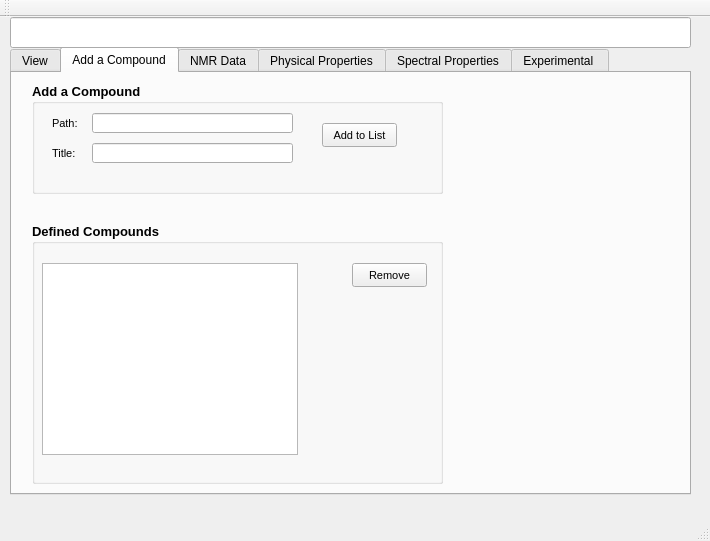
<?xml version="1.0" encoding="UTF-8"?>
<ui version="4.0">
 <class>MainWindow</class>
 <widget class="QMainWindow" name="MainWindow">
  <property name="geometry">
   <rect>
    <x>0</x>
    <y>0</y>
    <width>710</width>
    <height>541</height>
   </rect>
  </property>
  <property name="sizePolicy">
   <sizepolicy hsizetype="MinimumExpanding" vsizetype="MinimumExpanding">
    <horstretch>0</horstretch>
    <verstretch>0</verstretch>
   </sizepolicy>
  </property>
  <property name="minimumSize">
   <size>
    <width>710</width>
    <height>541</height>
   </size>
  </property>
  <property name="baseSize">
   <size>
    <width>710</width>
    <height>0</height>
   </size>
  </property>
  <property name="windowTitle">
   <string>ESP v2.0</string>
  </property>
  <widget class="QWidget" name="centralWidget">
   <widget class="QTabWidget" name="tabWidget">
    <property name="geometry">
     <rect>
      <x>10</x>
      <y>30</y>
      <width>681</width>
      <height>448</height>
     </rect>
    </property>
    <property name="sizePolicy">
     <sizepolicy hsizetype="Expanding" vsizetype="Expanding">
      <horstretch>0</horstretch>
      <verstretch>0</verstretch>
     </sizepolicy>
    </property>
    <property name="minimumSize">
     <size>
      <width>0</width>
      <height>0</height>
     </size>
    </property>
    <property name="maximumSize">
     <size>
      <width>1677200</width>
      <height>16777200</height>
     </size>
    </property>
    <property name="sizeIncrement">
     <size>
      <width>0</width>
      <height>0</height>
     </size>
    </property>
    <property name="baseSize">
     <size>
      <width>681</width>
      <height>448</height>
     </size>
    </property>
    <property name="focusPolicy">
     <enum>Qt::NoFocus</enum>
    </property>
    <property name="currentIndex">
     <number>1</number>
    </property>
    <property name="movable">
     <bool>true</bool>
    </property>
    <widget class="QWidget" name="tab">
     <attribute name="title">
      <string>View</string>
     </attribute>
     <widget class="QComboBox" name="comboBox">
      <property name="geometry">
       <rect>
        <x>20</x>
        <y>20</y>
        <width>351</width>
        <height>22</height>
       </rect>
      </property>
     </widget>
     <widget class="QGroupBox" name="groupBox_6">
      <property name="geometry">
       <rect>
        <x>399</x>
        <y>19</y>
        <width>181</width>
        <height>401</height>
       </rect>
      </property>
      <property name="font">
       <font>
        <pointsize>10</pointsize>
        <weight>75</weight>
        <bold>true</bold>
       </font>
      </property>
      <property name="title">
       <string>Checklist</string>
      </property>
     </widget>
     <widget class="QListView" name="listView">
      <property name="geometry">
       <rect>
        <x>415</x>
        <y>41</y>
        <width>151</width>
        <height>361</height>
       </rect>
      </property>
     </widget>
     <widget class="QGraphicsView" name="graphicsView">
      <property name="geometry">
       <rect>
        <x>15</x>
        <y>71</y>
        <width>361</width>
        <height>301</height>
       </rect>
      </property>
     </widget>
    </widget>
    <widget class="QWidget" name="tab_2">
     <attribute name="title">
      <string>Add a Compound</string>
     </attribute>
     <widget class="QGroupBox" name="groupBox_4">
      <property name="geometry">
       <rect>
        <x>20</x>
        <y>10</y>
        <width>411</width>
        <height>111</height>
       </rect>
      </property>
      <property name="font">
       <font>
        <pointsize>10</pointsize>
        <weight>75</weight>
        <bold>true</bold>
       </font>
      </property>
      <property name="title">
       <string>Add a Compound</string>
      </property>
      <widget class="QLabel" name="label_3">
       <property name="geometry">
        <rect>
         <x>20</x>
         <y>60</y>
         <width>31</width>
         <height>20</height>
        </rect>
       </property>
       <property name="font">
        <font>
         <pointsize>8</pointsize>
         <weight>50</weight>
         <bold>false</bold>
        </font>
       </property>
       <property name="text">
        <string>Title:</string>
       </property>
      </widget>
      <widget class="QLineEdit" name="titleTextBox">
       <property name="geometry">
        <rect>
         <x>60</x>
         <y>60</y>
         <width>201</width>
         <height>20</height>
        </rect>
       </property>
      </widget>
      <widget class="QPushButton" name="addButton">
       <property name="geometry">
        <rect>
         <x>290</x>
         <y>40</y>
         <width>75</width>
         <height>24</height>
        </rect>
       </property>
       <property name="font">
        <font>
         <pointsize>8</pointsize>
         <weight>50</weight>
         <bold>false</bold>
        </font>
       </property>
       <property name="text">
        <string>Add to List</string>
       </property>
      </widget>
      <widget class="QLabel" name="label_2">
       <property name="geometry">
        <rect>
         <x>20</x>
         <y>30</y>
         <width>31</width>
         <height>21</height>
        </rect>
       </property>
       <property name="font">
        <font>
         <pointsize>8</pointsize>
         <weight>50</weight>
         <bold>false</bold>
        </font>
       </property>
       <property name="text">
        <string>Path:</string>
       </property>
      </widget>
      <widget class="QLineEdit" name="pathTextBox">
       <property name="geometry">
        <rect>
         <x>60</x>
         <y>30</y>
         <width>201</width>
         <height>20</height>
        </rect>
       </property>
      </widget>
     </widget>
     <widget class="QGroupBox" name="groupBox_5">
      <property name="geometry">
       <rect>
        <x>20</x>
        <y>150</y>
        <width>411</width>
        <height>261</height>
       </rect>
      </property>
      <property name="font">
       <font>
        <pointsize>10</pointsize>
        <weight>75</weight>
        <bold>true</bold>
       </font>
      </property>
      <property name="title">
       <string>Defined Compounds</string>
      </property>
      <widget class="QListWidget" name="listWidget">
       <property name="geometry">
        <rect>
         <x>10</x>
         <y>40</y>
         <width>256</width>
         <height>192</height>
        </rect>
       </property>
      </widget>
      <widget class="QPushButton" name="addButton_2">
       <property name="geometry">
        <rect>
         <x>320</x>
         <y>40</y>
         <width>75</width>
         <height>24</height>
        </rect>
       </property>
       <property name="font">
        <font>
         <pointsize>8</pointsize>
         <weight>50</weight>
         <bold>false</bold>
        </font>
       </property>
       <property name="text">
        <string>Remove</string>
       </property>
      </widget>
     </widget>
    </widget>
    <widget class="QWidget" name="tab_3">
     <attribute name="title">
      <string>NMR Data</string>
     </attribute>
     <widget class="QGroupBox" name="groupBox">
      <property name="geometry">
       <rect>
        <x>20</x>
        <y>30</y>
        <width>171</width>
        <height>331</height>
       </rect>
      </property>
      <property name="title">
       <string>H NMR Data</string>
      </property>
      <widget class="QScrollArea" name="scrollArea_2">
       <property name="geometry">
        <rect>
         <x>20</x>
         <y>39</y>
         <width>120</width>
         <height>271</height>
        </rect>
       </property>
       <property name="widgetResizable">
        <bool>true</bool>
       </property>
       <widget class="QWidget" name="scrollAreaWidgetContents_2">
        <property name="geometry">
         <rect>
          <x>0</x>
          <y>0</y>
          <width>118</width>
          <height>269</height>
         </rect>
        </property>
       </widget>
      </widget>
     </widget>
     <widget class="QGroupBox" name="groupBox_2">
      <property name="geometry">
       <rect>
        <x>210</x>
        <y>30</y>
        <width>171</width>
        <height>331</height>
       </rect>
      </property>
      <property name="title">
       <string>C NMR Data</string>
      </property>
      <widget class="QScrollArea" name="scrollArea_3">
       <property name="geometry">
        <rect>
         <x>20</x>
         <y>39</y>
         <width>120</width>
         <height>271</height>
        </rect>
       </property>
       <property name="widgetResizable">
        <bool>true</bool>
       </property>
       <widget class="QWidget" name="scrollAreaWidgetContents_3">
        <property name="geometry">
         <rect>
          <x>0</x>
          <y>0</y>
          <width>118</width>
          <height>269</height>
         </rect>
        </property>
       </widget>
      </widget>
     </widget>
     <widget class="QGroupBox" name="groupBox_3">
      <property name="geometry">
       <rect>
        <x>400</x>
        <y>30</y>
        <width>171</width>
        <height>331</height>
       </rect>
      </property>
      <property name="title">
       <string>H MMR Data</string>
      </property>
      <widget class="QScrollArea" name="scrollArea_4">
       <property name="geometry">
        <rect>
         <x>20</x>
         <y>39</y>
         <width>120</width>
         <height>271</height>
        </rect>
       </property>
       <property name="widgetResizable">
        <bool>true</bool>
       </property>
       <widget class="QWidget" name="scrollAreaWidgetContents_4">
        <property name="geometry">
         <rect>
          <x>0</x>
          <y>0</y>
          <width>118</width>
          <height>269</height>
         </rect>
        </property>
       </widget>
      </widget>
     </widget>
    </widget>
    <widget class="QWidget" name="tab_5">
     <attribute name="title">
      <string>Physical Properties</string>
     </attribute>
    </widget>
    <widget class="QWidget" name="tab_4">
     <attribute name="title">
      <string>Spectral Properties</string>
     </attribute>
    </widget>
    <widget class="QWidget" name="tab_6">
     <attribute name="title">
      <string>Experimental </string>
     </attribute>
    </widget>
   </widget>
   <widget class="QLineEdit" name="lineEdit_2">
    <property name="geometry">
     <rect>
      <x>10</x>
      <y>0</y>
      <width>681</width>
      <height>31</height>
     </rect>
    </property>
   </widget>
  </widget>
  <widget class="QToolBar" name="mainToolBar">
   <attribute name="toolBarArea">
    <enum>TopToolBarArea</enum>
   </attribute>
   <attribute name="toolBarBreak">
    <bool>false</bool>
   </attribute>
  </widget>
  <widget class="QStatusBar" name="statusBar"/>
  <action name="actionOpen">
   <property name="text">
    <string>Open</string>
   </property>
  </action>
 </widget>
 <layoutdefault spacing="6" margin="11"/>
 <resources/>
 <connections/>
</ui>
